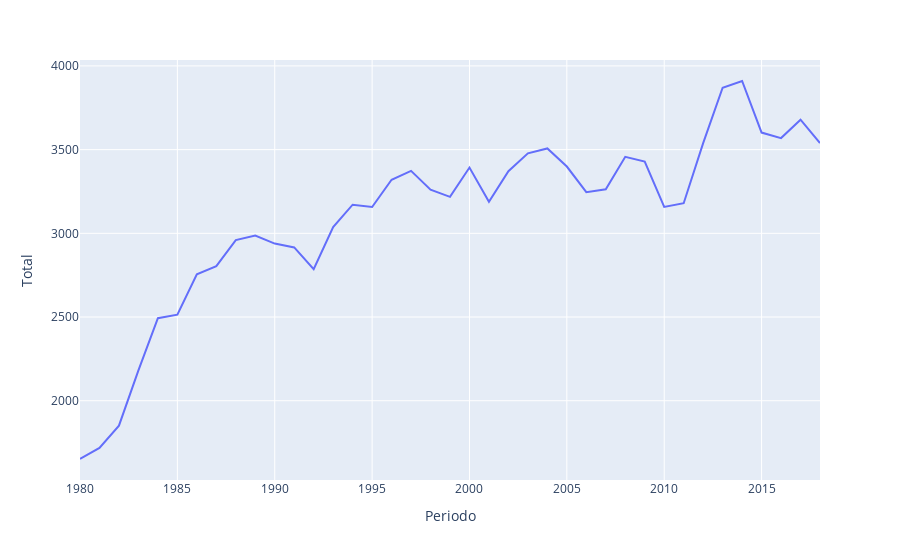

The cell this chart's notebook holds for it:
### Markdown cell above
## ...and finally, show me some insights with Plotly!!!

### Code cell
fig1 = px.line(deaths_year, x="Periodo", y="Total")
fig1.show()

### Figure 1 — Plotly figure (JSON) as saved in the notebook; plotly's stock layout.template omitted (floating-point values rounded to 4 significant figures)
{"data": [{"hovertemplate": "Periodo=%{x}<br>Total=%{y}<extra></extra>", "legendgroup": "", "line": {"color": "#636efa", "dash": "solid"}, "marker": {"symbol": "circle"}, "mode": "lines", "name": "", "orientation": "v", "showlegend": false, "type": "scatter", "x": [1980, 1981, 1982, 1983, 1984, 1985, 1986, 1987, 1988, 1989, 1990, 1991, 1992, 1993, 1994, 1995, 1996, 1997, 1998, 1999, 2000, 2001, 2002, 2003, 2004, 2005, 2006, 2007, 2008, 2009, 2010, 2011, 2012, 2013, 2014, 2015, 2016, 2017, 2018], "xaxis": "x", "y": [1652, 1718, 1851, 2181, 2493, 2514, 2755, 2804, 2960, 2987, 2939, 2916, 2786, 3037, 3171, 3157, 3320, 3373, 3261, 3218, 3393, 3189, 3371, 3478, 3507, 3399, 3246, 3263, 3457, 3429, 3158, 3180, 3539, 3870, 3910, 3602, 3569, 3679, 3539], "yaxis": "y"}], "layout": {"legend": {"tracegroupgap": 0}, "margin": {"t": 60}, "xaxis": {"anchor": "y", "domain": [0, 1], "title": {"text": "Periodo"}}, "yaxis": {"anchor": "x", "domain": [0, 1], "title": {"text": "Total"}}}}
